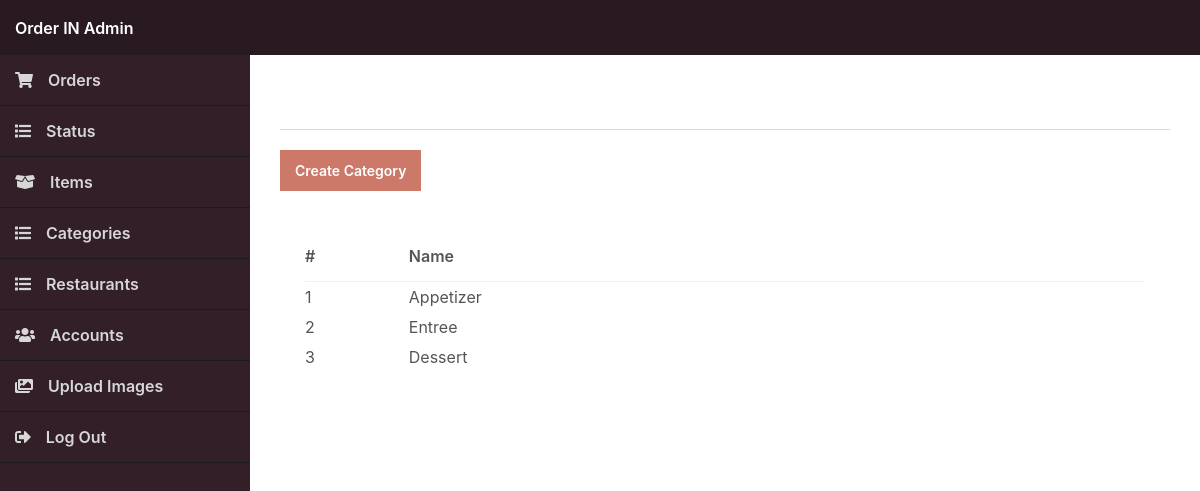
/admin/index.php?page=categories (signed in), run on the app's committed database.
### tables this page shows
CREATE TABLE `categories` (
  `id` int(11) NOT NULL,
  `name` varchar(255) NOT NULL
);

### admin/index.php (called while the page is built, shortened)
<?php
include '../functions.php';
$page = isset($_GET['page']) && file_exists($_GET['page'] . '.php') ? $_GET['page'] : 'orders';
include $page . '.php';
?>

### admin/categories.php (the view, shortened to what this page needs)
<?php
$stmt = $pdo->prepare('SELECT * FROM categories');
$stmt->execute();
$categories = $stmt->fetchAll(PDO::FETCH_ASSOC);
?>
<?=template_admin_header('Categories')?>
<h2>Categories</h2>
<div class="links">
    <a href="index.php?page=category">Create Category</a>
</div>
<div class="content-block">
    <div class="table">
        <table>
            <thead>
                <tr>
                    <td>#</td>
                    <td>Name</td>
                </tr>
            </thead>
            <tbody>
                <?php if (empty($categories)): ?>
                <tr>
                    <td colspan="8" style="text-align:center;">There are no items</td>
                </tr>
                <?php else: ?>
                <?php foreach ($categories as $category): ?>
                <tr class="details" onclick="location.href='index.php?page=category&id=<?=$category['id']?>'">
                    <td><?=$category['id']?></td>
                    <td><?=$category['name']?></td>
                </tr>
                <?php endforeach; ?>
                <?php endif; ?>
            </tbody>
        </table>
    </div>
</div>
<?=template_admin_footer()?>

### admin/admin.css (style rules this page uses)
* { box-sizing: border-box; font-family: -apple-system, BlinkMacSystemFont, "segoe ui", roboto, oxygen, ubuntu, cantarell, "fira sans", "droid sans", "helvetica neue", Arial, sans-serif; font-size: 16px; -webkit-font-smoothing: antialiased; -moz-osx-font-smoothing: grayscale; }
html { height: 100%; }
body { position: relative; min-height: 100%; color: #555555; background-image: url(../imgs/background.jpg); background-size: cover; margin: 0; }
h1, h2, h3, h4, h5 { color: white; margin: 0; padding: 0; }
main h2 { font-size: 20px; padding-bottom: 20px; border-bottom: 1px solid #dbdbdd; }
main .content-block { background-color: #fff; margin-top: 25px; padding: 15px; }
main .table { padding: 0 10px; }
main .table table { width: 100%; border-collapse: collapse; }
main .table table thead td { font-weight: 600; padding: 15px 0; }
main .table table thead tr { border-bottom: 1px solid #f0f0f1; }
main .table table tbody td { padding: 5px 0; }
main .table table .details { cursor: pointer; }
main .links { display: flex; flex-flow: wrap; padding-top: 20px; }
main .links a { display: inline-flex; text-decoration: none; background: #CC796A; color: #FFFFFF; padding: 12px 15px; margin-right: 10px; font-size: 14px; font-weight: 600; }

### data on the page
categories: id "1", name "Appetizer"
categories: id "2", name "Entree"
categories: id "3", name "Dessert"
